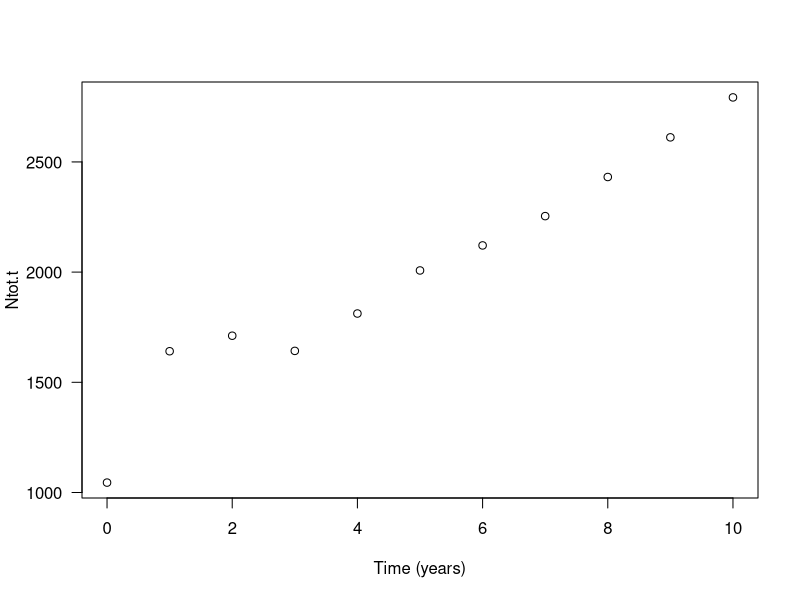
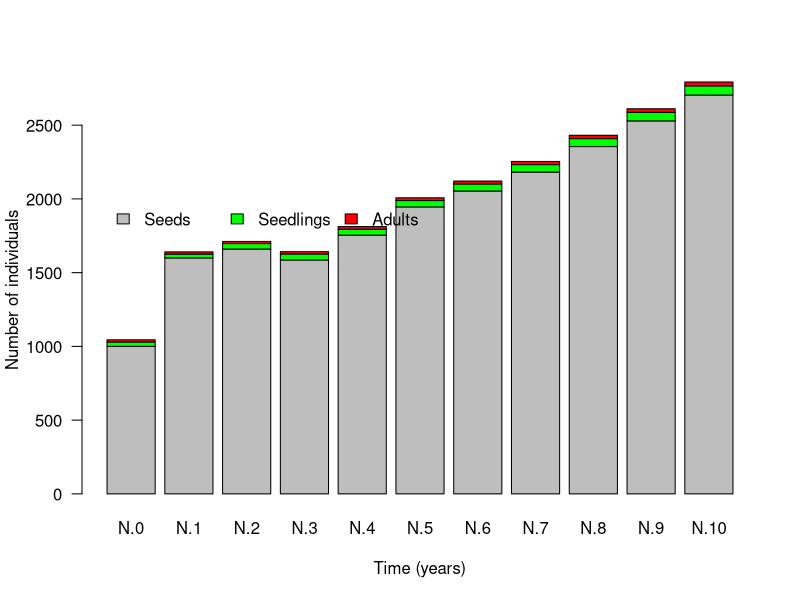
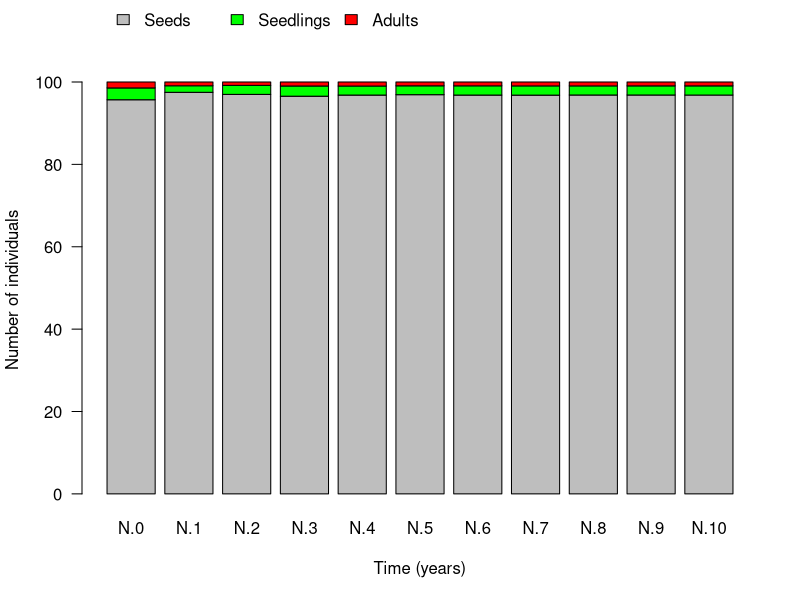
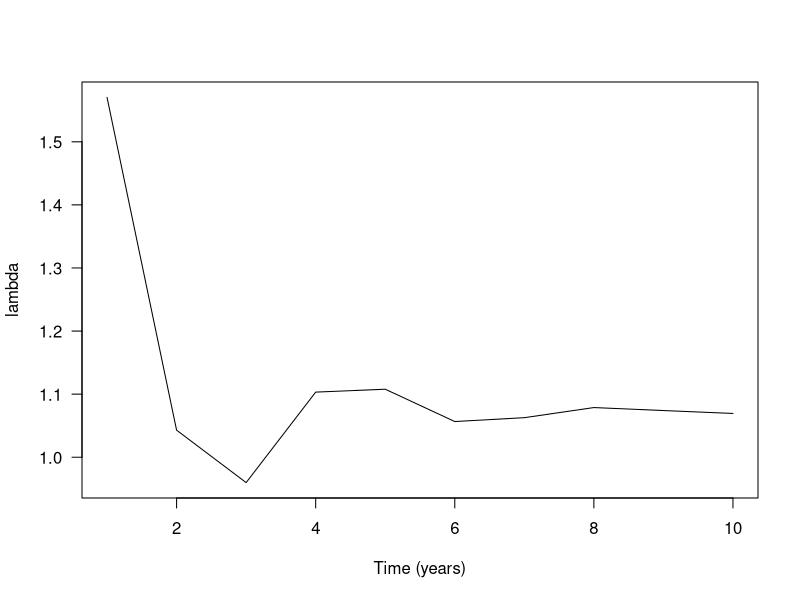
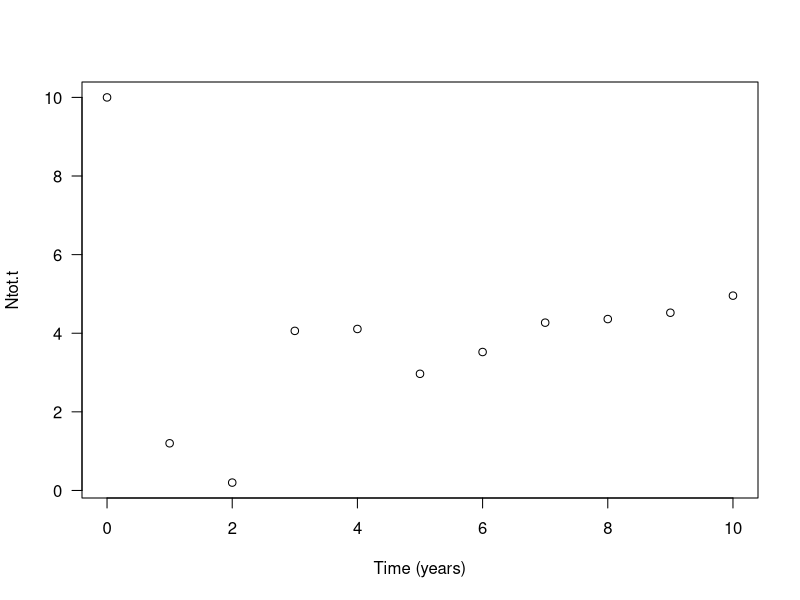
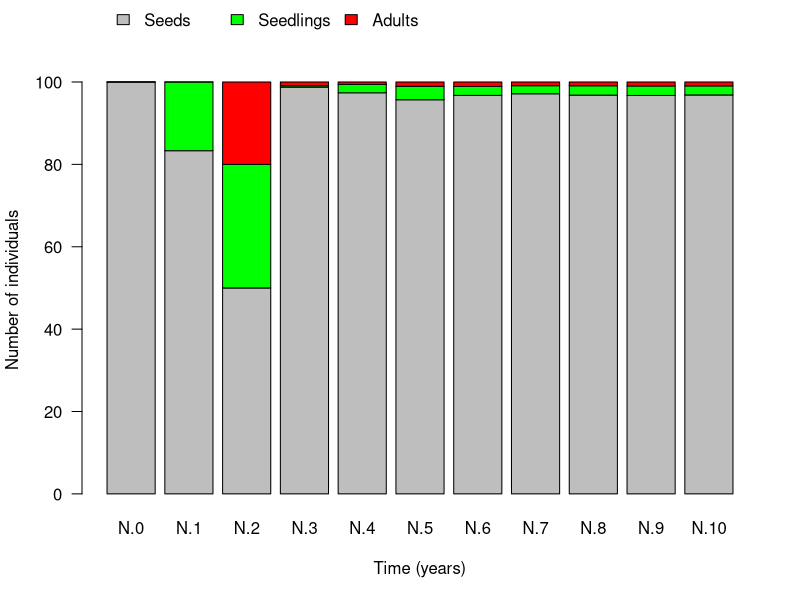
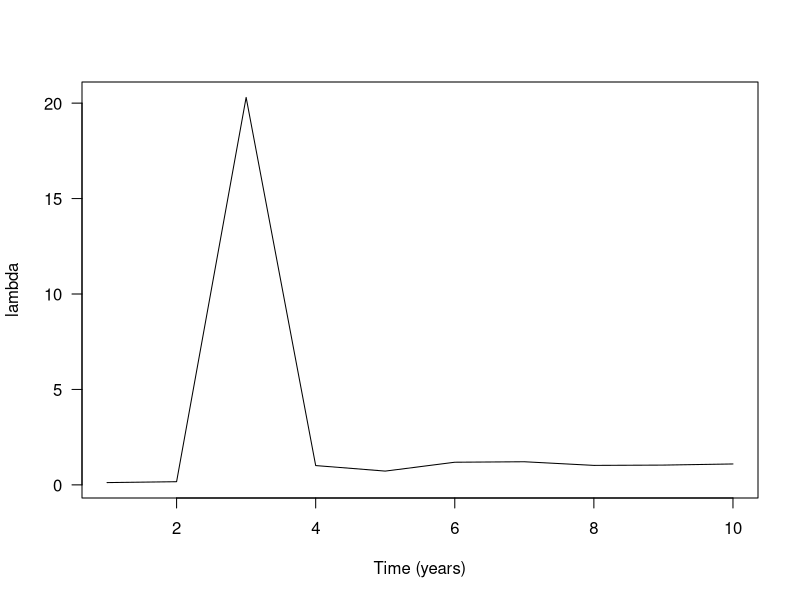

Here is the R script that generated these plots, in order: (Note: this script raises an error after producing the figures.)
## ---- chunk 1
knitr::opts_chunk$set(echo = TRUE)
## ---- chunk 2
transition.matrix <- matrix(c(0.1,0,100,0.02,0.2,0,0,0.2,0.6), nrow=3, ncol=3, byrow=T)
transition.matrix
## ---- chunk 3
N.0 <- matrix(c(1000, 30, 15), nrow=3, ncol=1, byrow=T)
N.0
## ---- chunk 4
(N.1 <- transition.matrix %*% N.0) # the parentheses around a command make that the vector N.1 is immediately shown, that is, without explicitly asking for it as was done in the two previous commands.
## ---- chunk 5
N.2 <- transition.matrix %*% N.1
N.3 <- transition.matrix %*% N.2
N.4 <- transition.matrix %*% N.3
N.5 <- transition.matrix %*% N.4
N.6 <- transition.matrix %*% N.5
N.7 <- transition.matrix %*% N.6
N.8 <- transition.matrix %*% N.7
N.9 <- transition.matrix %*% N.8
N.10 <- transition.matrix %*% N.9
## ---- chunk 6
Ntot.0 <- sum(N.0)
Ntot.1 <- sum(N.1)
Ntot.2 <- sum(N.2)
Ntot.2 <- sum(N.2) 
Ntot.3 <- sum(N.3)
Ntot.4 <- sum(N.4) 
Ntot.5 <- sum(N.5)
Ntot.6 <- sum(N.6) 
Ntot.7 <- sum(N.7)
Ntot.8 <- sum(N.8) 
Ntot.9 <- sum(N.9)
Ntot.10 <- sum(N.10)
## ---- chunk 7
plot(x=c(0:10), y=c(Ntot.0, Ntot.1, Ntot.2, Ntot.3, Ntot.4, Ntot.5, Ntot.6, Ntot.7, Ntot.8, Ntot.9, Ntot.10), xlab="Time (years)", ylab="Ntot.t", las=1)
## ---- chunk 8
par(xpd=T) # allow plotting on margin (for legend)
barplot(cbind(N.0, N.1, N.2, N.3, N.4, N.5, N.6, N.7, N.8, N.9, N.10), las=1, col=c("grey", "green", "red"), names.arg=c("N.0", "N.1", "N.2", "N.3", "N.4", "N.5", "N.6", "N.7", "N.8", "N.9", "N.10"), ylab="Number of individuals", xlab="Time (years)")

legend("topleft", x=0.1, y=2000, bty="n", legend=c("Seeds", "Seedlings", "Adults"), fill=c("grey", "green", "red"), horiz=T)
## ---- chunk 9
barplot(cbind(N.0/sum(N.0), N.1/sum(N.1), N.2/sum(N.2), N.3/sum(N.3), N.4/sum(N.4), N.5/sum(N.5), N.6/sum(N.6), N.7/sum(N.7), N.8/sum(N.8), N.9/sum(N.9), N.10/sum(N.10))*100, col=c("grey", "green", "red"), las=1, names=c("N.0", "N.1", "N.2", "N.3", "N.4", "N.5", "N.6", "N.7", "N.8", "N.9", "N.10"), ylab="Number of individuals", xlab="Time (years)")
legend(x=0.1, y=120, bty="n", legend=c("Seeds", "Seedlings", "Adults"), fill=c("grey", "green", "red"), horiz=T)

N.10/sum(N.10) # vector giving the distribution at the end of the time series
## ---- chunk 10
lambda.1 <- Ntot.1/Ntot.0
lambda.2 <- Ntot.2/Ntot.1
lambda.3 <- Ntot.3/Ntot.2
lambda.4 <- Ntot.4/Ntot.3
lambda.5 <- Ntot.5/Ntot.4
lambda.6 <- Ntot.6/Ntot.5
lambda.7 <- Ntot.7/Ntot.6
lambda.8 <- Ntot.8/Ntot.7
lambda.9 <- Ntot.9/Ntot.8
lambda.10 <- Ntot.10/Ntot.9
## ---- chunk 11
plot(x=c(1:10), y=c(lambda.1, lambda.2, lambda.3, lambda.4, lambda.5, lambda.6, lambda.7, lambda.8, lambda.9, lambda.10), type="l", xlab="Time (years)", ylab="lambda", las=1)
## ---- chunk 12
N.0 <- matrix(c(10, 0, 0), nrow=3, ncol=1, byrow=T)
N.1 <- transition.matrix %*% N.0
N.2 <- transition.matrix %*% N.1
N.3 <- transition.matrix %*% N.2
N.4 <- transition.matrix %*% N.3
N.5 <- transition.matrix %*% N.4
N.6 <- transition.matrix %*% N.5
N.7 <- transition.matrix %*% N.6
N.8 <- transition.matrix %*% N.7
N.9 <- transition.matrix %*% N.8
N.10 <- transition.matrix %*% N.9

Ntot.0 <- sum(N.0)
Ntot.1 <- sum(N.1)
Ntot.2 <- sum(N.2)
Ntot.2 <- sum(N.2) 
Ntot.3 <- sum(N.3)
Ntot.4 <- sum(N.4) 
Ntot.5 <- sum(N.5)
Ntot.6 <- sum(N.6) 
Ntot.7 <- sum(N.7)
Ntot.8 <- sum(N.8) 
Ntot.9 <- sum(N.9)
Ntot.10 <- sum(N.10)

plot(x=c(0:10), y=c(Ntot.0, Ntot.1, Ntot.2, Ntot.3, Ntot.4, Ntot.5, Ntot.6, Ntot.7, Ntot.8, Ntot.9, Ntot.10), xlab="Time (years)", ylab="Ntot.t", las=1)

barplot(cbind(N.0/sum(N.0), N.1/sum(N.1), N.2/sum(N.2), N.3/sum(N.3), N.4/sum(N.4), N.5/sum(N.5), N.6/sum(N.6), N.7/sum(N.7), N.8/sum(N.8), N.9/sum(N.9), N.10/sum(N.10))*100, col=c("grey", "green", "red"), las=1, names=c("N.0", "N.1", "N.2", "N.3", "N.4", "N.5", "N.6", "N.7", "N.8", "N.9", "N.10"), ylab="Number of individuals", xlab="Time (years)")
legend(x=0.1, y=120, bty="n", legend=c("Seeds", "Seedlings", "Adults"), fill=c("grey", "green", "red"), horiz=T)

N.10/sum(N.10) # vector giving the distribution at the end of the time series

lambda.1 <- Ntot.1/Ntot.0
lambda.2 <- Ntot.2/Ntot.1
lambda.3 <- Ntot.3/Ntot.2
lambda.4 <- Ntot.4/Ntot.3
lambda.5 <- Ntot.5/Ntot.4
lambda.6 <- Ntot.6/Ntot.5
lambda.7 <- Ntot.7/Ntot.6
lambda.8 <- Ntot.8/Ntot.7
lambda.9 <- Ntot.9/Ntot.8
lambda.10 <- Ntot.10/Ntot.9

plot(x=c(1:10), y=c(lambda.1, lambda.2, lambda.3, lambda.4, lambda.5, lambda.6, lambda.7, lambda.8, lambda.9, lambda.10), type="l", xlab="Time (years)", ylab="lambda", las=1)
## ---- chunk 13
meadow.matrix <- matrix(c(0.001,0,200,0.01,0.2,0,0,0.2,0), nrow=3, ncol=3, byrow=T)
meadow.matrix
## ---- chunk 14
N.0 <- matrix(c(3000, 180, 30), nrow=3, ncol=1, byrow=T)
N.0
## ---- chunk 15
knitr::include_graphics("images/LifeCycle.png")
## ---- chunk 16
pop.dev <- data.frame(time=c(0:10), Seeds=rep(NA,11), Juv=rep(NA,11), Adults=rep(NA,11), N=rep(NA,11), lambda=rep(NA,11))
## ---- chunk 17
pop.dev
## ---- chunk 18
pop.dev[1, "Seeds"] <- N.0[1]
pop.dev[1, "Juv"] <- N.0[2]
pop.dev[1, "Adults"] <- N.0[3]
pop.dev[1, "N"] <- sum(N.0)
## ---- chunk 19
N.t <-N.0 # this creates a new vector, called N.t, and we give it the values that are stored in N.0
for (n in 2:11) # the loop "runs" from n=2 to n=11 (representing the years 1 to 10 in the data frame)
{
  N.t.plus.1 <- meadow.matrix %*% N.t # computes the population vector for the next time step
  pop.dev[n, "N"] <- sum(N.t.plus.1) # the following lines enter the outcome into the data frame
  pop.dev[n, "Seeds"] <- N.t.plus.1[1]
  pop.dev[n, "Juv"] <- N.t.plus.1[2]
  pop.dev[n, "Adults"] <- N.t.plus.1[3]
  pop.dev[n, "lambda"] <- sum(N.t.plus.1)/sum(N.t)
  N.t <- N.t.plus.1 # updates the current values stored in N.t
}
## ---- chunk 20
plot(pop.dev$time, pop.dev$N, type="l", ylab="Total population size", xlab="Time (years)", las=1)
## ---- chunk 21
plot(pop.dev$time, pop.dev$Adults, type="l", ylab="Number of Adults", xlab="Time (years)", las=1)
## ---- chunk 22
plot(pop.dev$time, pop.dev$lambda, type="l", ylab="Growth factor lambda", xlab="Time (years)", las=1)
## ---- chunk 23
N.0 <- matrix(c(3000,180,130), nrow=3, ncol=1, byrow=T)

pop.dev.strategy.1 <- data.frame(time=c(0:10), Seeds=rep(NA,11), Juv=rep(NA,11), Adults=rep(NA,11), N=rep(NA,11), lambda=rep(NA,11))

pop.dev.strategy.1[1, "Seeds"] <- N.0[1]
pop.dev.strategy.1[1, "Juv"] <- N.0[2]
pop.dev.strategy.1[1, "Adults"] <- N.0[3]
pop.dev.strategy.1[1, "N"] <- sum(N.0)

N.t <-N.0 # the initial value of N.n is given by the value N.0
for (n in 2:11) # the year runs second to 11th row (i.e, year 1 to 10)
{
  N.t.plus.1 <-  meadow.matrix %*% N.t
  pop.dev.strategy.1[n, "N"] <- sum(N.t.plus.1)
  pop.dev.strategy.1[n, "Seeds"] <- N.t.plus.1[1]
  pop.dev.strategy.1[n, "Juv"] <- N.t.plus.1[2]
  pop.dev.strategy.1[n, "Adults"] <- N.t.plus.1[3]
  pop.dev.strategy.1[n, "lambda"] <- sum(N.t.plus.1)/sum(N.t)
  N.t <- N.t.plus.1
}

plot(pop.dev.strategy.1$time, pop.dev.strategy.1$Adults, type="l", ylab="Number of Adults", xlab="Time (years)", las=1, col="green")
## ---- chunk 24
meadow.matrix <- matrix(c(0.001,0,200,0.025,0.2,0,0,0.2,0), nrow=3, ncol=3, byrow=T)
N.0 <- matrix(c(3000,180,30), nrow=3, ncol=1, byrow=T)

pop.dev.strategy.2 <- data.frame(time=c(0:10), Seeds=rep(NA,11), Juv=rep(NA,11), Adults=rep(NA,11), N=rep(NA,11), lambda=rep(NA,11))

pop.dev.strategy.2[1, "Seeds"] <- N.0[1]
pop.dev.strategy.2[1, "Juv"] <- N.0[2]
pop.dev.strategy.2[1, "Adults"] <- N.0[3]
pop.dev.strategy.2[1, "N"] <- sum(N.0)

N.t <-N.0 # the initial value of N.n is given by the value N.0
for (n in 2:11) # the year runs second to 11th row (i.e, year 1 to 10)
{
  N.t.plus.1 <- meadow.matrix %*% N.t
  pop.dev.strategy.2[n, "N"] <- sum(N.t.plus.1)
  pop.dev.strategy.2[n, "Seeds"] <- N.t.plus.1[1]
  pop.dev.strategy.2[n, "Juv"] <- N.t.plus.1[2]
  pop.dev.strategy.2[n, "Adults"] <- N.t.plus.1[3]
  pop.dev.strategy.2[n, "lambda"] <- sum(N.t.plus.1)/sum(N.t)
  N.t <- N.t.plus.1
}

plot(pop.dev.strategy.2$time, pop.dev.strategy.2$Adults, type="l", ylab="Number of Adults", xlab="Time (years)", las=1, col="blue")
## ---- chunk 25
plot(pop.dev$time, pop.dev$Adults, type="l", ylab="Number of Adults", xlab="Time (years)", las=1, col="red", ylim = c(0, 60))
lines(pop.dev$time, pop.dev.strategy.1$Adults, col="green")
lines(pop.dev$time, pop.dev.strategy.2$Adults, col="blue")
legend("top", legend=c("no measure", "Meth. 1", "Meth. 2"), 
       col=c("red", "green", "blue"), lty=c(1,1,1), bty="n", horiz=TRUE, cex=0.9)
